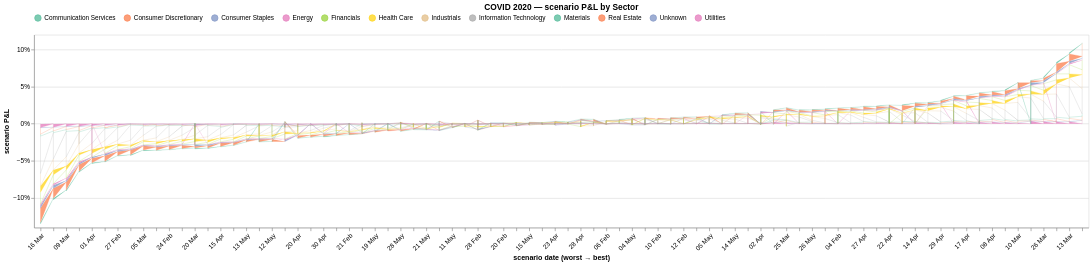

The notebook cell saved with this chart:
### Code cell
# ── COVID 2020 · GRAPH 2 — scenario P&L by Sector, the loss curve (draws from `covid_sector`) ─
# The graph just references DataFrame 2: sectors stacked to the book total, x in the DataFrame's own
# worst->best row order (sort=None), labelled by date.
alt.Chart(covid_sector).mark_area(opacity=0.85, line={"strokeWidth": 0.4}).encode(
    x=alt.X("label:N", sort=None, title="scenario date (worst → best)",   # sort=None => keep df order
            axis=alt.Axis(labelAngle=-45, labelOverlap=True)),
    y=alt.Y("Scenario PnL at day:Q", stack="zero", axis=alt.Axis(format="%"), title="scenario P&L"),
    color=alt.Color("Sector:N", scale=alt.Scale(scheme="set2"),
                    legend=alt.Legend(orient="top", title=None)),
    tooltip=[alt.Tooltip("date:T", title="date"), "Sector:N",
             alt.Tooltip("Scenario PnL at day:Q", format=".2%", title="P&L")],
).properties(height=300, width="container", title="COVID 2020 — scenario P&L by Sector")

### Figure 1 — Vega-Lite specification as saved in the notebook (floating-point values rounded to 4 significant figures; data arrays with more than 128 entries replaced by an {"elided": "..."} marker saying what was removed)
{"config": {"view": {"continuousWidth": 300, "continuousHeight": 300}}, "data": {"name": "data-0f8aea50c12de1de88b5537d39852b42"}, "mark": {"type": "area", "line": {"strokeWidth": 0.4}, "opacity": 0.85}, "encoding": {"color": {"field": "Sector", "legend": {"orient": "top", "title": null}, "scale": {"scheme": "set2"}, "type": "nominal"}, "tooltip": [{"field": "date", "title": "date", "type": "temporal"}, {"field": "Sector", "type": "nominal"}, {"field": "Scenario PnL at day", "format": ".2%", "title": "P&L", "type": "quantitative"}], "x": {"axis": {"labelAngle": -45, "labelOverlap": true}, "field": "label", "sort": null, "title": "scenario date (worst → best)", "type": "nominal"}, "y": {"axis": {"format": "%"}, "field": "Scenario PnL at day", "stack": "zero", "title": "scenario P&L", "type": "quantitative"}}, "height": 300, "title": "COVID 2020 — scenario P&L by Sector", "width": "container", "$schema": "https://vega.github.io/schema/vega-lite/v6.4.1.json", "datasets": {"data-0f8aea50c12de1de88b5537d39852b42": {"elided": "5822 records"}}}
